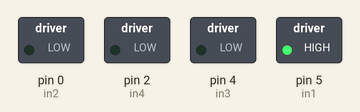
A sketch run on a simulated Arduino Uno, built with avr-gcc and run on an emulated ATmega328P. Shown: switched loads named in the sketch (green lamp = pin HIGH).

Above: at 5.0 s.
At 15.0 s:
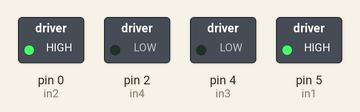
At 25.0 s:
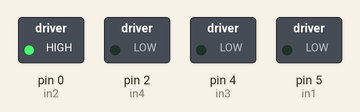
Timing chart, 0 to 39.0 s (numbered marks = the images above):
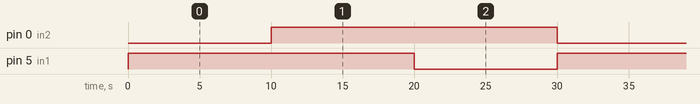

The sketch:

Motor_control_with_ESP8266_motor_shild.ino
```cpp
// Двигатель A
#define in1 5
#define in2 0
// Двигатель B
#define in3 4
#define in4 2

void setup()
   {
    pinMode(in1, OUTPUT);       // Устанавливаем in1 как выход
    pinMode(in2, OUTPUT);       // Устанавливаем in2 как выход
    pinMode(in3, OUTPUT);       // Устанавливаем in3 как выход
    pinMode(in4, OUTPUT);       // Устанавливаем in4 как выход
   }

void loop()
{
  digitalWrite(in1, HIGH);   // Включаем двигатель A
  digitalWrite(in2, LOW);    // Вращение двигателем А по часовой стрелке
  delay(10000);               // Пауза
  digitalWrite(in2, HIGH);   // Вращение двигателем А против часовой стрелке
  delay(10000);               // Пауза
  digitalWrite(in1, LOW);    // Выключаем двигатель А
  delay(10000);
  }
```

Measured:
- by itself, pin 0 (in2), pin 5 (in1): alternates HIGH for 20.0 s and LOW for 10.0 s
- by itself, everything shown: repeats every 30.0 s, in 3 steps
